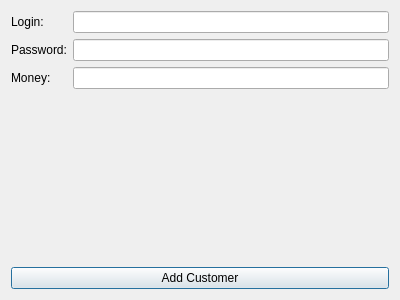
<?xml version="1.0" encoding="UTF-8"?>
<ui version="4.0">
 <class>AddCustomerForm</class>
 <widget class="QDialog" name="AddCustomerForm">
  <property name="geometry">
   <rect>
    <x>0</x>
    <y>0</y>
    <width>400</width>
    <height>300</height>
   </rect>
  </property>
  <property name="windowTitle">
   <string>Dialog</string>
  </property>
  <layout class="QVBoxLayout" name="verticalLayout">
   <item>
    <layout class="QFormLayout" name="formLayout">
     <item row="0" column="0">
      <widget class="QLabel" name="loginLabel">
       <property name="text">
        <string>Login:</string>
       </property>
      </widget>
     </item>
     <item row="0" column="1">
      <widget class="QLineEdit" name="loginInput"/>
     </item>
     <item row="1" column="0">
      <widget class="QLabel" name="passLabel">
       <property name="text">
        <string>Password:</string>
       </property>
      </widget>
     </item>
     <item row="1" column="1">
      <widget class="QLineEdit" name="passInput"/>
     </item>
     <item row="2" column="0">
      <widget class="QLabel" name="moneyLabel">
       <property name="text">
        <string>Money:</string>
       </property>
      </widget>
     </item>
     <item row="2" column="1">
      <widget class="QLineEdit" name="moneyInput"/>
     </item>
    </layout>
   </item>
   <item>
    <widget class="QPushButton" name="addCustomerButton">
     <property name="text">
      <string>Add Customer</string>
     </property>
    </widget>
   </item>
  </layout>
 </widget>
 <resources/>
 <connections/>
</ui>
